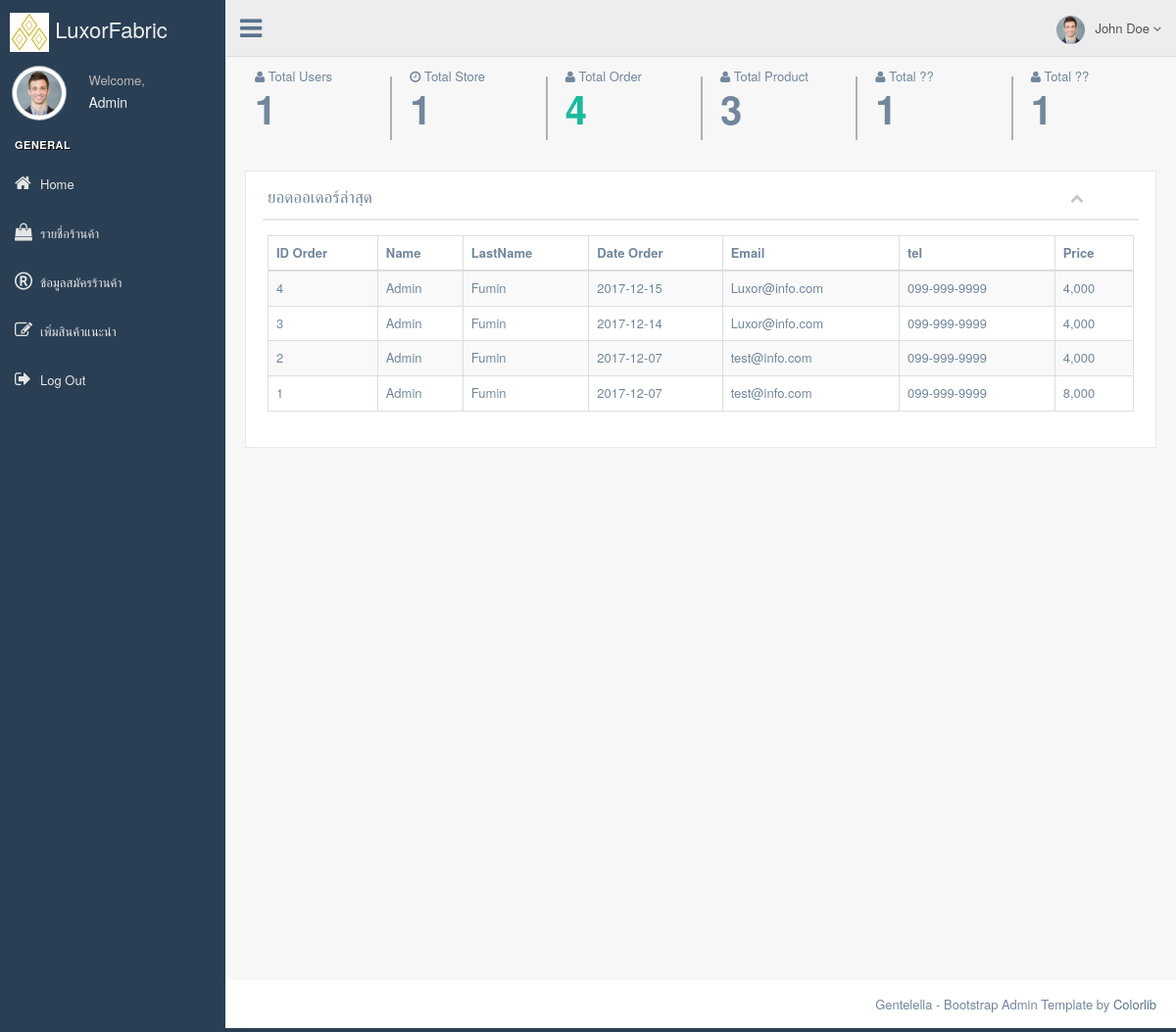
The app's page /Admin/index.php (signed in), older data.
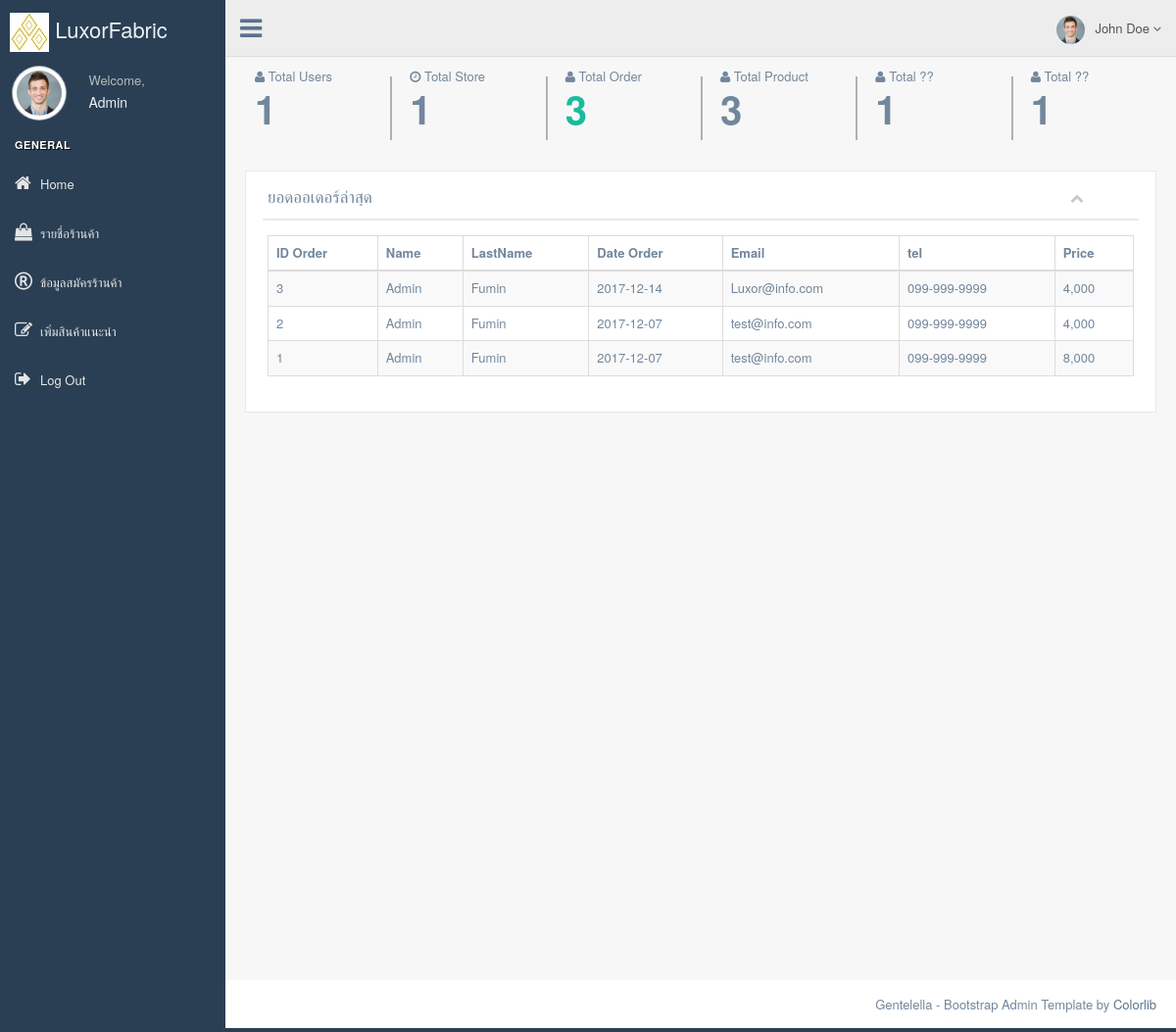
The same page, newer data.
### tables this page shows
CREATE TABLE `order_product` (
  `id_order` int(11) NOT NULL,
  `id_user` int(11) NOT NULL,
  `Date_order` date NOT NULL,
  `Tax` varchar(5) NOT NULL,
  `Name` varchar(100) NOT NULL,
  `LastName` varchar(100) NOT NULL,
  `Tel` varchar(30) NOT NULL,
  `Address` varchar(255) NOT NULL,
  `Zip` varchar(10) NOT NULL,
  `Send_email_order` varchar(100) NOT NULL,
  `Totalprice` int(11) NOT NULL
);

CREATE TABLE `user_member` (
  `id_user` int(11) NOT NULL,
  `Name` varchar(100) NOT NULL,
  `LastName` varchar(100) NOT NULL,
  `Email` varchar(100) NOT NULL,
  `Tel` varchar(30) NOT NULL,
  `Address` varchar(255) NOT NULL,
  `City` varchar(100) NOT NULL,
  `State` varchar(100) NOT NULL,
  `Country` varchar(100) NOT NULL,
  `Zip` varchar(10) NOT NULL,
  `Password` varchar(255) NOT NULL
);

### Admin/tableDashbord.php (the view, shortened to what this page needs)
<div class="row tile_count">
            <?php
                $selecttotaluser = "SELECT COUNT(`id_user`) countitem FROM `User_member`";
                $queryttotaluser = mysqli_query($connect,$selecttotaluser);
                $rowttotaluser = mysqli_fetch_array($queryttotaluser);
                $selecttotalstore = "SELECT COUNT(`id_store`) countitem FROM `Store`";
                $queryttotalstore = mysqli_query($connect,$selecttotalstore);
                $rowtotalstore = mysqli_fetch_array($queryttotalstore);
                $selecttotalorder = "SELECT COUNT(`id_order`) countitem FROM `Order_product`";
                $queryttotalorder = mysqli_query($connect,$selecttotalorder);
                $rowtotalorder = mysqli_fetch_array($queryttotalorder);
                $selecttotalproduct = "SELECT COUNT(`id_product`) countitem FROM `Product`";
                $querytotalproduct = mysqli_query($connect,$selecttotalproduct);
                $rowtotalproduct = mysqli_fetch_array($querytotalproduct);
            ?>
            <div class="col-md-2 col-sm-4 col-xs-6 tile_stats_count">
                <span class="count_top"><i class="fa fa-user"></i> Total Users</span>
                <div class="count"><?php echo $rowttotaluser['countitem']; ?></div>
            </div>
            <div class="col-md-2 col-sm-4 col-xs-6 tile_stats_count">
                <span class="count_top"><i class="fa fa-clock-o"></i> Total Store</span>
                <div class="count"><?php echo $rowtotalstore['countitem']; ?></div>
            </div>
            <div class="col-md-2 col-sm-4 col-xs-6 tile_stats_count">
                <span class="count_top"><i class="fa fa-user"></i> Total Order</span>
                <div class="count green"><?php echo $rowtotalorder['countitem']; ?></div>
            </div>
            <div class="col-md-2 col-sm-4 col-xs-6 tile_stats_count">
                <span class="count_top"><i class="fa fa-user"></i> Total Product</span>
                <div class="count"><?php echo $rowtotalproduct['countitem']; ?></div>
            </div>
            <div class="col-md-2 col-sm-4 col-xs-6 tile_stats_count">
                <span class="count_top"><i class="fa fa-user"></i> Total ??</span>
                <div class="count"><?php echo $rowttotaluser['countitem']; ?></div>
            </div>
            <div class="col-md-2 col-sm-4 col-xs-6 tile_stats_count">
                <span class="count_top"><i class="fa fa-user"></i> Total ??</span>
                <div class="count"><?php echo $rowttotaluser['countitem']; ?></div>
            </div>
        </div>
    <div class="row">
        <div class="col-md-12 col-sm-12 col-xs-12">
            <div class="x_panel">
                <div class="x_title">
                    <h2>ยอดออเดอร์ล่าสุด</h2>
                    <ul class="nav navbar-right panel_toolbox">
                        <li>
                            <a class="collapse-link"><i class="fa fa-chevron-up"></i></a>
                        </li>
                    </ul>
                <div class="clearfix"></div>
            </div>
            <div class="x_content">
                <table id="datatable-responsive" class="table table-striped table-bordered dt-responsive nowrap" cellspacing="0" width="100%">
                    <thead>
                        <tr>
                            <th>ID Order</th>
                            <th>Name</th>
                            <th>LastName</th>
                            <th>Date Order</th>
                            <th>Email</th>
                            <th>tel</th>
                            <th>Price</th>
                        </tr>
                    </thead>
                    <tbody>
                    <?php
                        $select = "SELECT * FROM `Order_product` op
                                    INNER JOIN User_member um ON um.id_user = op.id_user
                                    Order By op.id_order desc;";
                        $query = mysqli_query($connect,$select);
                        if(mysqli_num_rows($query) > 0){
                            while($row = mysqli_fetch_array($query)){
                            ?>
                            <tr>
                                <td><?php echo $row['id_order']; ?></td>
                                <td><?php echo $row['Name']; ?></td>
                                <td><?php echo $row['LastName']; ?></td>
                                <td><?php echo $row['Date_order']; ?></td>
                                <td><?php echo $row['Send_email_order']; ?></td>
                                <td><?php echo $row['Tel']; ?></td>
                                <td><?php echo number_format($row['Totalprice']); ?></td>
                            </tr>
                        <?php
                            }
                        }
                    ?>
                    </tbody>
                </table>
            </div>
        </div>
      </div>

### Admin/index.php (shortened to what this page needs)
<!DOCTYPE html>
<html>
  <head>
    <link href="./vendors/bootstrap/dist/css/bootstrap.min.css" rel="stylesheet">
    <link href="./vendors/font-awesome/css/font-awesome.min.css" rel="stylesheet">
    <link href="./vendors/nprogress/nprogress.css" rel="stylesheet">
    <link href="./vendors/iCheck/skins/flat/green.css" rel="stylesheet">
    <link href="./vendors/google-code-prettify/bin/prettify.min.css" rel="stylesheet">
    <link href="./vendors/switchery/dist/switchery.min.css" rel="stylesheet">
    <link href="./vendors/starrr/dist/starrr.css" rel="stylesheet">
    <link href="./vendors/select2/dist/css/select2.min.css" rel="stylesheet">
    <link href="./vendors/datatables.net-bs/css/dataTables.bootstrap.min.css" rel="stylesheet">
    <link href="./vendors/datatables.net-buttons-bs/css/buttons.bootstrap.min.css" rel="stylesheet">
    <link href="./vendors/datatables.net-fixedheader-bs/css/fixedHeader.bootstrap.min.css" rel="stylesheet">
    <link href="./vendors/datatables.net-responsive-bs/css/responsive.bootstrap.min.css" rel="stylesheet">
    <link href="./vendors/datatables.net-scroller-bs/css/scroller.bootstrap.min.css" rel="stylesheet">
    <link href="./vendors/bootstrap-progressbar/css/bootstrap-progressbar-3.3.4.min.css" rel="stylesheet">
    <link href="./vendors/jqvmap/dist/jqvmap.min.css" rel="stylesheet"/>
    <link href="./vendors/sweetalert/sweetalert2.min.css" rel="stylesheet"/>
    <link href="./vendors/bootstrap-daterangepicker/daterangepicker.css" rel="stylesheet">
    <link href="./build/css/custom.css" rel="stylesheet">
  </head>
    <?php
    include "./CodeBack/connectdb.php";
    ?>
  <body class="nav-md">
    <div class="container body">
        <div class="main_container">
            <?php include "menubar.php" ?>
            <?php include "navbar.php" ?>
            <div class="right_col" role="main">
                <?php
                    if(!empty($_GET['link']) && $_GET['link'] == "listRegisterStore"){
                        include "./ListRegisterStore.php";
                    } else if(!empty($_GET['link']) && $_GET['link'] == "liststore"){
                        include "./tableListStore.php";
                    }else if(!empty($_GET['link']) && $_GET['link'] == "hotproduct"){
                        include "./inserthotproduct.php";
                    }else if(!empty($_GET['link']) && $_GET['link'] == "insertstore"){
                        include "./insertstore.php";
                    }else if(!empty($_GET['link']) && $_GET['link'] == "insertproduct" && !empty($_GET['idstore'])){
                        include "./insertproduct.php";
                    }else if(!empty($_GET['link']) && $_GET['link'] == "editstore" && !empty($_GET['idstore'])){
                        include "./Editstore.php";
                    }else if(!empty($_GET['link']) && $_GET['link'] == "editproduct" && !empty($_GET['idproduct'])){
                        include "./Editproduct.php";
                    }else if(!empty($_GET['link']) && $_GET['link'] == "infoorder" && !empty($_GET['idorder'])){
                        include "./infoorder.php";
                    }else{
                ?>
                <?php
                    include "tableDashbord.php";
                }
                ?>
            </div>
        </div>
    </div>
        <footer>
          <div class="pull-right">
            Gentelella - Bootstrap Admin Template by <a href="https://colorlib.com">Colorlib</a>
          </div>
          <div class="clearfix"></div>
        </footer>
  </body>
</html>

### Admin/menubar.php (shortened to what this page needs)
<div class="col-md-3 left_col">
          <div class="left_col scroll-view">
            <div class="navbar nav_title" style="border: 0;">
              <a href="index.php" class="site_title"><img src="./images/Logo.jpg"> <span>LuxorFabric</span></a>
            </div>
            <div class="profile clearfix">
              <div class="profile_pic">
                <img src="images/img.jpg" alt="..." class="img-circle profile_img">
              </div>
              <div class="profile_info">
                <span>Welcome,</span>
                <h2><?php echo $_SESSION['Admin_user_name']; ?></h2>
              </div>
            </div>
            <br />
<div id="sidebar-menu" class="main_menu_side hidden-print main_menu">
  <div class="menu_section">
    <h3>General</h3>
    <ul class="nav side-menu">
      <li>
        <a href="index.php"><i class="fa fa-home"></i>Home</a>
      </li>
      <li><a href="?link=liststore"> <i class="fa fa-shopping-bag"></i>รายชื่อร้านค้า</a></li>
      <li><a href="?link=listRegisterStore"><i class="fa fa-registered"></i>ข้อมูลสมัครร้านค้า</a></li>
      <li><a href="?link=hotproduct"><i class="fa fa-pencil-square-o"></i>เพิ่มสินค้าแนะนำ</a></li>
      <li>
        <a href="logout.php"><i class="fa fa-sign-out"></i>Log Out</a>
      </li>
    </ul>
    </div>
</div>
          </div>
        </div>

### Admin/navbar.php (shortened to what this page needs)
<div class="top_nav">
         <div class="nav_menu">
           <nav>
             <div class="nav toggle">
               <a id="menu_toggle"><i class="fa fa-bars"></i></a>
             </div>
             <ul class="nav navbar-nav navbar-right">
               <li class="">
                 <a href="javascript:;" class="user-profile dropdown-toggle" data-toggle="dropdown" aria-expanded="false">
                   <img src="images/img.jpg" alt="">John Doe
                   <span class=" fa fa-angle-down"></span>
                 </a>
               </li>
             </ul>
           </nav>
         </div>
       </div>

Row changes from the older to the newer data that the page shows:
removed order_product: id_order "4", id_user.Name "Admin", id_user.LastName "Fumin", Date_order "2017-12-15", Send_email_order "Luxor@info.com", id_user.Tel "099-999-9999", Totalprice "4,000"
Text that changed along with them:
$rowtotalorder['countitem']: "4" → "3"
